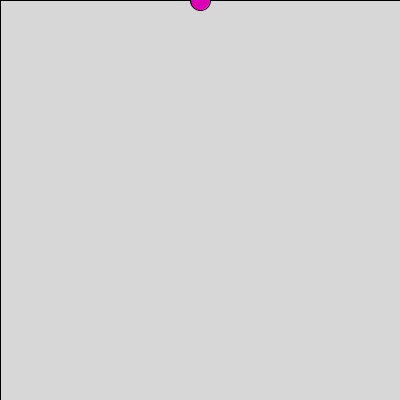
Frame 1 (no input)
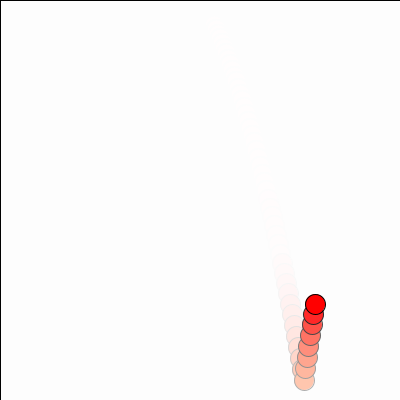
Frame 60 (the mouse pressed at the canvas centre just before this capture)
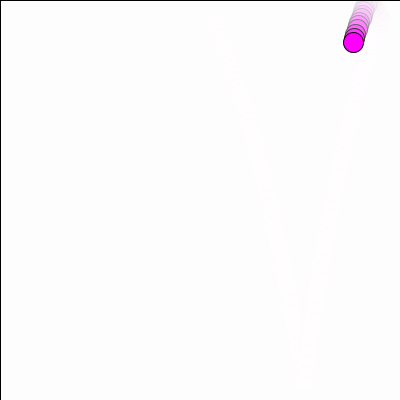
Frame 120 (the mouse held since frame 60 and released just before this capture)

The Processing sketch that drew these frames (run headless with seeded random() and noise(); from frame 60 on, the mouse is pressed at the canvas centre):

// Processing sketch: processing_71842
// ── processing_71842.pde

/*
/ Norm Krumpe
 / September 23, 2012
 / An object that bounces around the screen.  There are 
 / a couple reasons I made this.
 / 1. To play around with objects that bounce around the
 /    screen.
 / 2. To be extra careful about documenting my code and
 /    factoring my code into methods (functions) that
 /    make it easy to adjust.
 / 3. PLEASE play around with this.  
 */

// The location, size, and speed of the ball
float speedX, speedY;
float objectX, objectY, objectWidth, objectHeight;

// acceleration...modify this to affect
// how the ySpeed changes.  Closer to zero
// reduces the effects of gravity.  For example,
// 0.1 makes it seem more like how things might move
// on the moon.
float GRAVITY = .1635;

// damping effect...modify this to affect
// the bounciness of the object.  Closer to zero
// loses bounciness.  Closer to 1 makes it more
// like a superball.
float DAMPING = 1.0;

// friction effect...modify this to affect
// the left-right motion when the object hits the floor.
// Closer to 1 makes the floor "slick", and closer to
// 0 makes the floor rougher, like sandpaper.
float FRICTION = .8;

// Set the screen size, the object's initial size,
// location, and speed.
void setup() {
  size(400, 400);

  objectX = width/2;
  objectY = 0;

  objectWidth = 20;
  objectHeight = objectWidth;

  speedX = 2;
  speedY = 3;
}

// The main driver for the motion
void draw() {

  // The second number in the fill affects
  // the transparency.  Adjust it to increase
  // or decrease the "tail" left behind the moving
  // object.
  fill(255, speedY+50);
  rect(0, 0, width, height);

  drawObject();
  adjustForGravity();
  updateObjectLocation();
  checkForCollision();
}

// This draws the object that is bouncing.  Right
// now the object is a rectangle.  But it shouldn't
// be too hard to change this to some other object.
void drawObject() {
  updateColor(); 
  ellipse(objectX, objectY, objectWidth, objectHeight);
}

// Adjusts the location of the object based on its
// current location and its speed
void updateObjectLocation() {
  objectX = objectX + speedX;
  objectY = objectY + speedY;
}

// Adjusts the object's y speed based on its
// current speed and the force of gravity
void adjustForGravity() {
  speedY = speedY + GRAVITY;
}

// Make adjustments whenever the object hits
// the wall or a floor.  Any of these should
// reverse the direction of the object (hitting
// the two walls, for example, reverses speedX).
// Hitting the floor will call friction and 
// damping into play.  Should hitting a wall
// be affected by friction?  What about hitting
// the ceiling?
void checkForCollision() {

  // Check for right-wall collision
  // This (perhaps poorly) assumes that
  // the object's position (objectX, objectY)
  // is based on that position being in the
  // upper-left corner of that object.
  // If (objectX, objectY) were in the center
  // of the object, then this code would need
  // to be adjusted appropriately.
  if (objectX > width - objectWidth) {
    objectX = width - objectWidth;
    speedX = -1 * speedX;
  }
  // Check for left-wall collision
  else if (objectX < 0) {
    objectX = 0;
    speedX = -1 * speedX;
  }

  // Check for floor collision:
  if (objectY > height - objectHeight) {
    objectY = height - objectHeight;
    speedY = -1 * speedY;
    speedY = DAMPING * speedY;
    speedX = FRICTION * speedX;
  }
  // Check for ceiling collision:
  if (objectY < 20 - objectHeight) {
    objectY = 20 - objectHeight;
    speedY = -1 * speedY;
    speedY = DAMPING * speedY;
    speedX = FRICTION * speedX;
    }
    
}

  // Change color based upon position
  // of ball
  void updateColor() {
  fill(objectY+objectX+20, objectY-objectX, objectX-objectY-20);
  }
  
